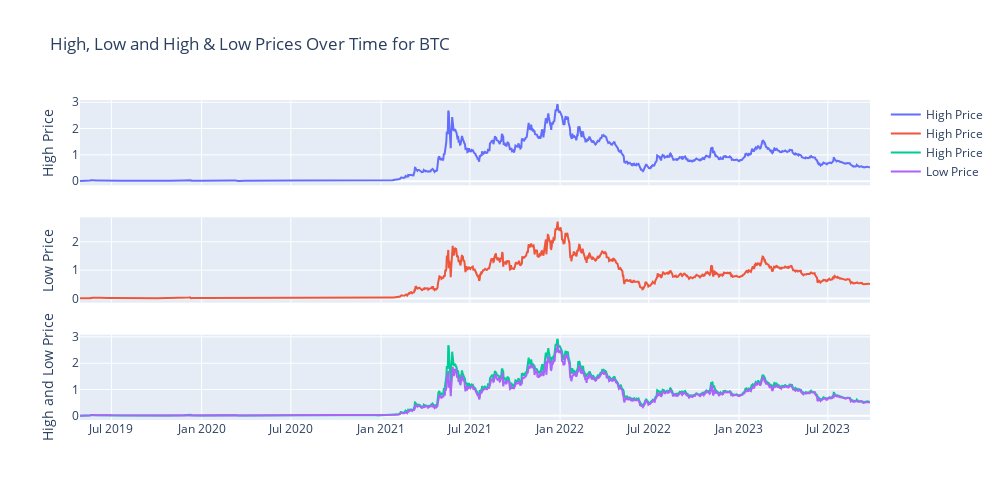

The notebook cell this image was saved under:
### Markdown cell above
### Now, creating plots for High and Low Column Values

#### These are subplots

### Code cell
#Creating Subplots for high and low columns

fig = make_subplots(rows=3, cols=1, shared_xaxes=True, vertical_spacing=0.1)

# Second subplot (High Price)
fig.add_trace(go.Scatter(x=POLYGON['Date'], y=POLYGON['High'], mode='lines', name='High Price'), row=1, col=1)
fig.update_yaxes(title_text="High Price", row=1, col=1)

# Third subplot (Low Price)
fig.add_trace(go.Scatter(x=POLYGON['Date'], y=POLYGON['Low'], mode='lines', name='High Price'), row=2, col=1)
fig.update_yaxes(title_text="Low Price", row=2, col=1)

# Fourth subplot(High and Low Prices)
fig.add_trace(go.Scatter(x=POLYGON['Date'], y=POLYGON['High'], mode='lines', name='High Price'), row=3, col=1)
fig.add_trace(go.Scatter(x=POLYGON['Date'], y=POLYGON['Low'], mode='lines', name='Low Price'), row=3, col=1)
fig.update_yaxes(title_text="High and Low Price", row=3, col=1)

# setting up the title and size of the graph
fig.update_layout(title_text="High, Low and High & Low Prices Over Time for BTC",
    height=500,  # Set the height
    width=1000) # width
fig.show()

### Figure 1 — Plotly figure (JSON) as saved in the notebook; plotly's stock layout.template omitted (floating-point values rounded to 4 significant figures; data arrays with more than 128 entries replaced by an {"elided": "..."} marker saying what was removed)
{"data": [{"mode": "lines", "name": "High Price", "type": "scatter", "x": {"elided": "1612 str values"}, "xaxis": "x", "y": {"elided": "1612 float values"}, "yaxis": "y"}, {"mode": "lines", "name": "High Price", "type": "scatter", "x": {"elided": "1612 str values"}, "xaxis": "x2", "y": {"elided": "1612 float values"}, "yaxis": "y2"}, {"mode": "lines", "name": "High Price", "type": "scatter", "x": {"elided": "1612 str values"}, "xaxis": "x3", "y": {"elided": "1612 float values"}, "yaxis": "y3"}, {"mode": "lines", "name": "Low Price", "type": "scatter", "x": {"elided": "1612 str values"}, "xaxis": "x3", "y": {"elided": "1612 float values"}, "yaxis": "y3"}], "layout": {"height": 500, "title": {"text": "High, Low and High & Low Prices Over Time for BTC"}, "width": 1000, "xaxis": {"anchor": "y", "domain": [0, 1], "matches": "x3", "showticklabels": false}, "xaxis2": {"anchor": "y2", "domain": [0, 1], "matches": "x3", "showticklabels": false}, "xaxis3": {"anchor": "y3", "domain": [0, 1]}, "yaxis": {"anchor": "x", "domain": [0.7333, 1], "title": {"text": "High Price"}}, "yaxis2": {"anchor": "x2", "domain": [0.3667, 0.6333], "title": {"text": "Low Price"}}, "yaxis3": {"anchor": "x3", "domain": [0, 0.2667], "title": {"text": "High and Low Price"}}}}
